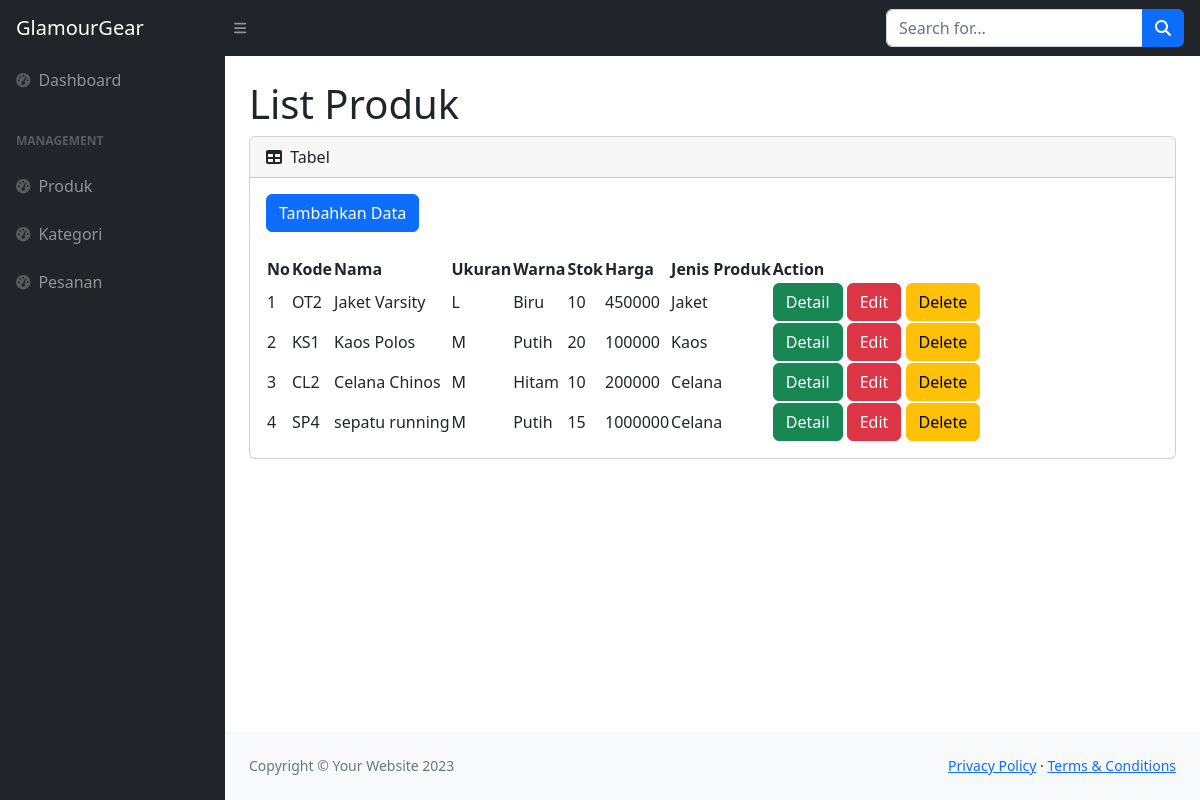
The app's page /backend/list_produk.php with its own data.
### tables this page shows
CREATE TABLE `produk` (
  `id` int(11) NOT NULL,
  `kode` varchar(3) DEFAULT NULL,
  `nama` varchar(45) NOT NULL,
  `ukuran` varchar(45) NOT NULL,
  `warna` varchar(45) NOT NULL,
  `stok` int(11) DEFAULT 0,
  `harga` double NOT NULL,
  `jenis_produk_id` int(11) DEFAULT NULL
);

### backend/list_produk.php (the view, shortened to what this page needs)
<!DOCTYPE html>
<html lang="en">
<?php include('plugins/header.php'); ?>
<?php include('config/dbkoneksi.php'); ?>
<?php
$sql = "SELECT * FROM produk";
$rs = $dbh->query($sql);
?>
<body class="sb-nav-fixed">
    <?php include('plugins/navbar.php'); ?>
    <div id="layoutSidenav">
        <?php include('plugins/sidebar.php'); ?>
        <div id="layoutSidenav_content">
            <main>
                <div class="container-fluid px-4">
                    <h1 class="mt-4">List Produk</h1>
                    <div class="card mb-4">
                        <div class="card-header">
                            <i class="fas fa-table me-1"></i>
                            Tabel
                        </div>
                        <div class="card-body">
                        <a class="btn btn-primary" href="tambah_produk.php?id=<?= $row['id'] ?>">Tambahkan Data</a>
                            <br></br>
                            <table id="datatablesSimple">
                                <thead>
                                    <tr>
                                        <th>No</th>
                                        <th>Kode</th>
                                        <th>Nama</th>
                                        <th>Ukuran</th>
                                        <th>Warna</th>
                                        <th>Stok</th>
                                        <th>Harga</th>
                                        <th>Jenis Produk</th>
                                        <th>Action</th>
                                    </tr>
                                </thead>
                                <tbody>
                                    <?php
                                    $nomor = 0;
                                    foreach ($rs as $row) {
                                        $nomor++
                                            ?>
                                        <tr>
                                            <td><?php echo $nomor; ?></td>
                                            <td><?php echo $row['kode']; ?></td>
                                            <td><?php echo $row['nama']; ?></td>
                                            <td><?php echo $row['ukuran']; ?></td>
                                            <td><?php echo $row['warna']; ?></td>
                                            <td><?php echo $row['stok']; ?></td>
                                            <td><?php echo $row['harga']; ?></td>
                                            <td>
                                                <?php if ($row['jenis_produk_id'] == "1") {
                                                    echo "Jaket";
                                                } elseif ($row['jenis_produk_id'] == "2") {
                                                    echo "Kaos";
                                                } else {
                                                    echo "Celana";
                                                } ?>
                                            </td>
                                            <td>
                                                <a class="btn btn-success"
                                                    href="detail_produk.php?id=<?= $row['id'] ?>">Detail</a>
                                                <a class="btn btn-danger" href="edit/edit_produk.php?idedit=<?= $row['id'] ?>">Edit</a>
                                                <a class="btn btn-warning" href="delete/delete_produk.php?iddelete=<?= $row['id'] ?>"
                                                    onclick="if(!confirm('Anda Yakin Hapus Data Produk <?= $row['nama'] ?>?')) {return false}">Delete</a>
                                            </td>
                                        </tr>
                                    <?php } ?>
                                </tbody>
                            </table>
                        </div>
                    </div>
                </div>
            </main>
            <?php include('plugins/footer.php'); ?>
        </div>
    </div>
</body>
</html>

### records on screen
produk: kode "OT2", nama "Jaket Varsity", ukuran "L", warna "Biru", stok "10", harga "450000"
produk: kode "KS1", nama "Kaos Polos", ukuran "M", warna "Putih", stok "20", harga "100000"
produk: kode "CL2", nama "Celana Chinos", ukuran "M", warna "Hitam", stok "10", harga "200000"
produk: kode "SP4", nama "sepatu running", ukuran "M", warna "Putih", stok "15", harga "1000000", shows "Celana"
